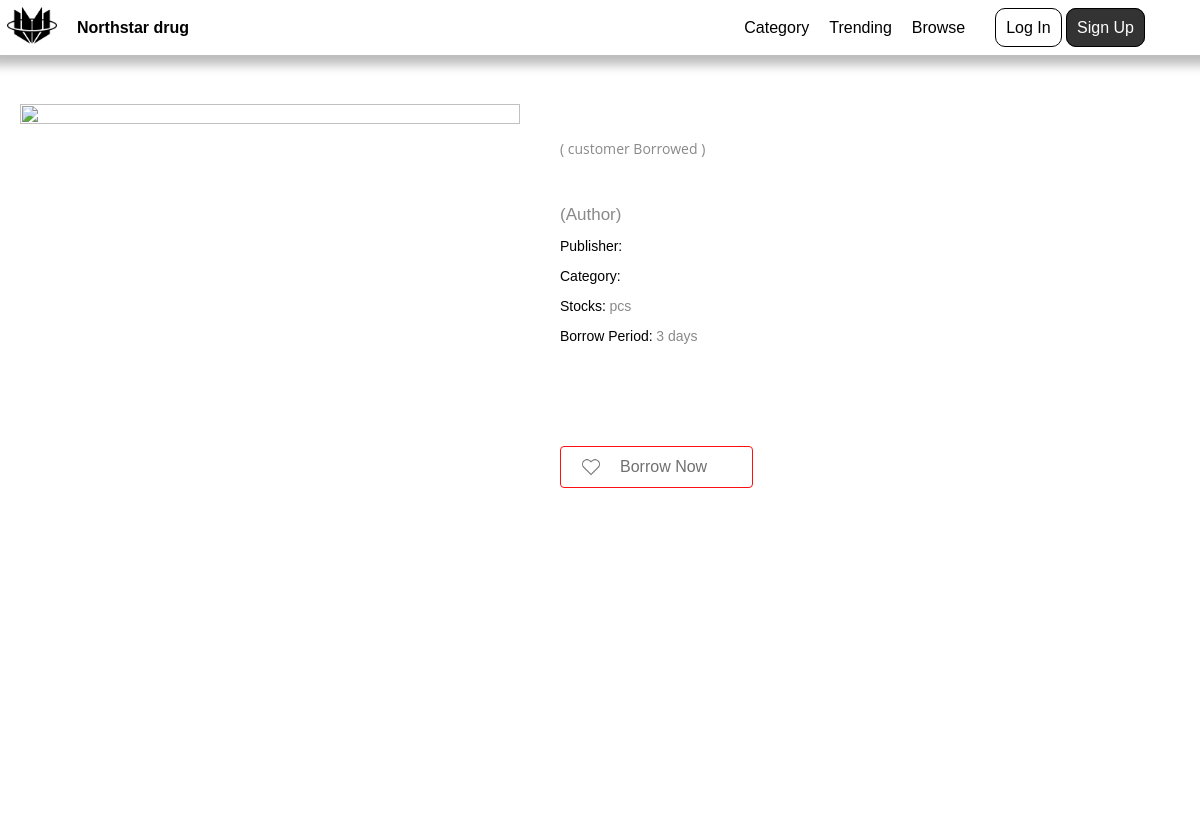
Before: /bookpage.php with the older database file.
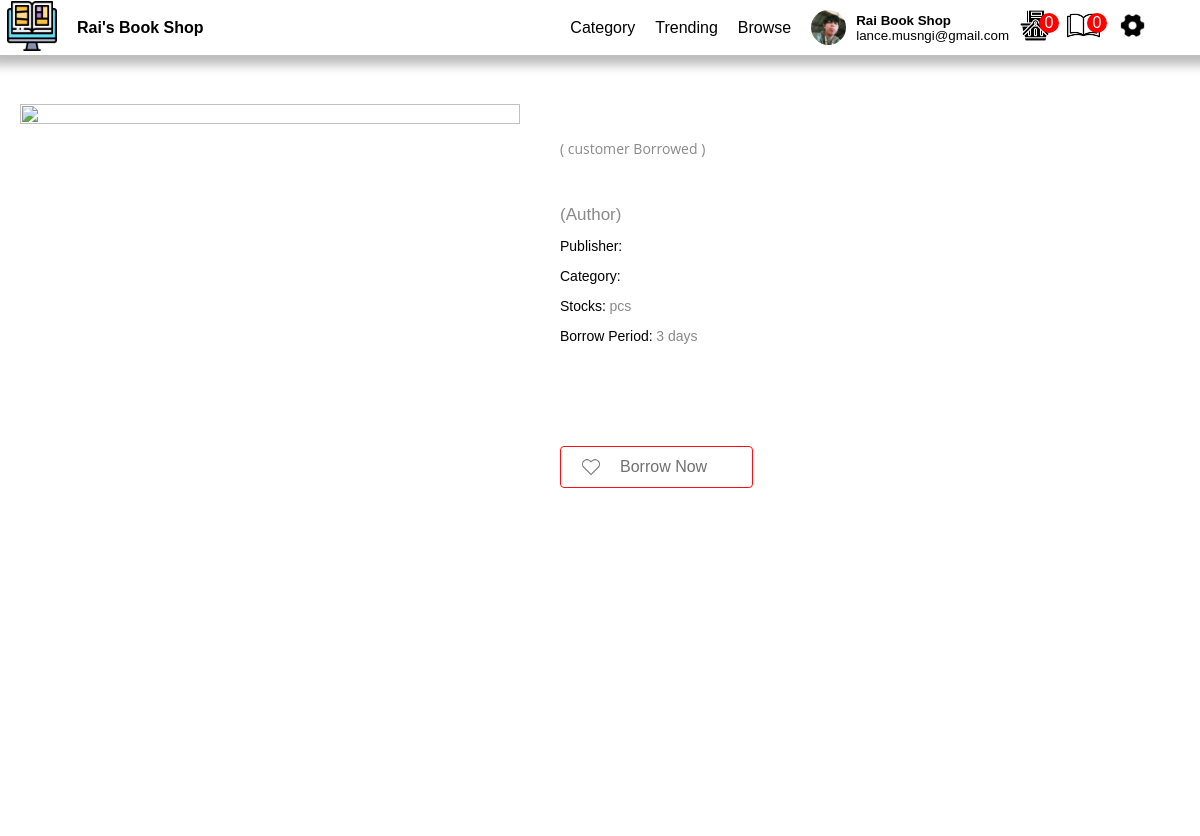
After: the same page with the newer database file.
### tables this page shows
CREATE TABLE `page` (
  `ItemID` int(11) NOT NULL,
  `Itemname` varchar(50) NOT NULL,
  `value` varchar(200) NOT NULL
);

CREATE TABLE `currentuser` (
  `UserId` int(11) NOT NULL,
  `FName` varchar(50) NOT NULL,
  `LName` varchar(50) NOT NULL,
  `username` varchar(200) NOT NULL,
  `email` varchar(50) NOT NULL,
  `address` varchar(200) DEFAULT NULL,
  `phone` varchar(15) DEFAULT NULL,
  `profile` varchar(200) NOT NULL
);

### query.php (called while the page is built, shortened)
<?php
$queryUser = mysqli_query($con, "SELECT * FROM currentuser WHERE UserID = 1");
$rowUser = mysqli_fetch_assoc($queryUser);
$username = $rowUser["username"];
$FName = $rowUser["FName"];
$LName = $rowUser["LName"];
if ($username != 0) {
    $on = mysqli_query($con, "SELECT * FROM users WHERE username = '$username'");
    $rowon = mysqli_fetch_assoc($on);
    $UserID = $rowon["UserID"];
    $query69 = mysqli_query($con, "SELECT COUNT(cart_id) AS count from cart WHERE customer_id = $UserID");
    $row69 = mysqli_fetch_assoc($query69);
    $cartcount = $row69["count"];
    $query70 = mysqli_query($con, "SELECT COUNT(id) AS count from borrow WHERE customer_name = '$FName $LName' and returned !=1");
    $row70 = mysqli_fetch_assoc($query70);
    $borrowcount = $row70["count"];
} else {
    $verification = '0';
    $block = '0';
}
$queryPage = mysqli_query($con, "SELECT * FROM page WHERE ItemID IN (1, 2, 3, 4, 5)");
while ($rowPage = mysqli_fetch_assoc($queryPage)) {
    if ($rowPage["ItemID"] == 1) {
        $logo = $rowPage["value"];
    } elseif ($rowPage["ItemID"] == 2) {
        $companyname = $rowPage["value"];
    } elseif ($rowPage["ItemID"] == 3) {
        $backgroundimg = $rowPage["value"];
    } elseif ($rowPage["ItemID"] == 4) {
        $backgroundcolor = $rowPage["value"];
    } elseif ($rowPage["ItemID"] == 5) {
        $color = $rowPage["value"];
    }
}
$querycompanyname = mysqli_query($con, "select * from page where ItemID = 2");
$rowcompanyname = mysqli_fetch_assoc($querycompanyname);
$companyname = $rowcompanyname["value"];

### bookpage.php (the view, shortened to what the changed rows need)
<!DOCTYPE html>
<html>
<head>
    <link rel="stylesheet" href="css/stylemain.css">
    <link rel="stylesheet" href="css/header.css">
    <link rel="stylesheet" href="css/bookpage.css">
    <?php
    include("connect.php");
    include("query.php");
    ?>
</head>
<body>
    <?php
    include("header.php");
    ?>
</body>
</html>

### header.php (shortened to what the changed rows need)
<div class="navi">
    <header>
        <?php
        echo "<a href='Landingpage.php#home'><img src='$logo' width='50'></a>
            <div class='logoname'>
                <a href='Landingpage.php#home'>
                    <p><strong>$companyname</strong></p>
                </a>
            </div>";
        ?>
        <div class="header">
            <?php
            $query = mysqli_query($con, "select * from currentuser where UserID = '1'");
            $row = mysqli_fetch_assoc($query);
            $location = $row["profile"];
            $username = $row["username"];
            $FName = $row["FName"];
            $LName = $row["LName"];
            $email = $row["email"];
            if ($username == "0") {
                echo "<div class='out'>
                    <a class='loginb'>Log In</a>
                    <a class='signupb'>Sign Up</a>
                    </div>";
            } else {
                echo "<div class='profile'>
                    <img src='$location' width='40' height='40' id='currentuser'>
                    <div id='inout'>
                       <p class='name'>$FName $LName</p>
                        <p>$email</p>
                    </div>
                        <div class='carts'>
                        <a href='cart.php'><img src='Image/shopping-cart.png' width='33' id='currentuser'><div class='cartcount'>$cartcount</div></a>
                        <a href='display_borrowed.php'><img src='Image/book.png' width='33'><div class='cartcount'>$borrowcount</div></a>
                    </div>
                </div>
                <div>
                    <a  onclick='showSettingsPopup()'><img src='Image/setting.png' width='25' id='profile'></a>
                    </div>";
            }
            ?>
        </div>
    </header>
</div>

Changed rows visible on the page:
changed page (number 1 of 2 on the later page): value: a different picture
changed page: value "Northstar drug" → "Rai's Book Shop"
now on this page (row edited): currentuser: profile (picture), FName "Rai", LName "Book Shop", email "lance.musngi@gmail.com"
changed currentuser: username "0" → "admin" (drawn)
Other visible differences:
$cartcount: (not shown) → "0"
$borrowcount: (not shown) → "0"
text no longer shown: "Log In Sign Up"
